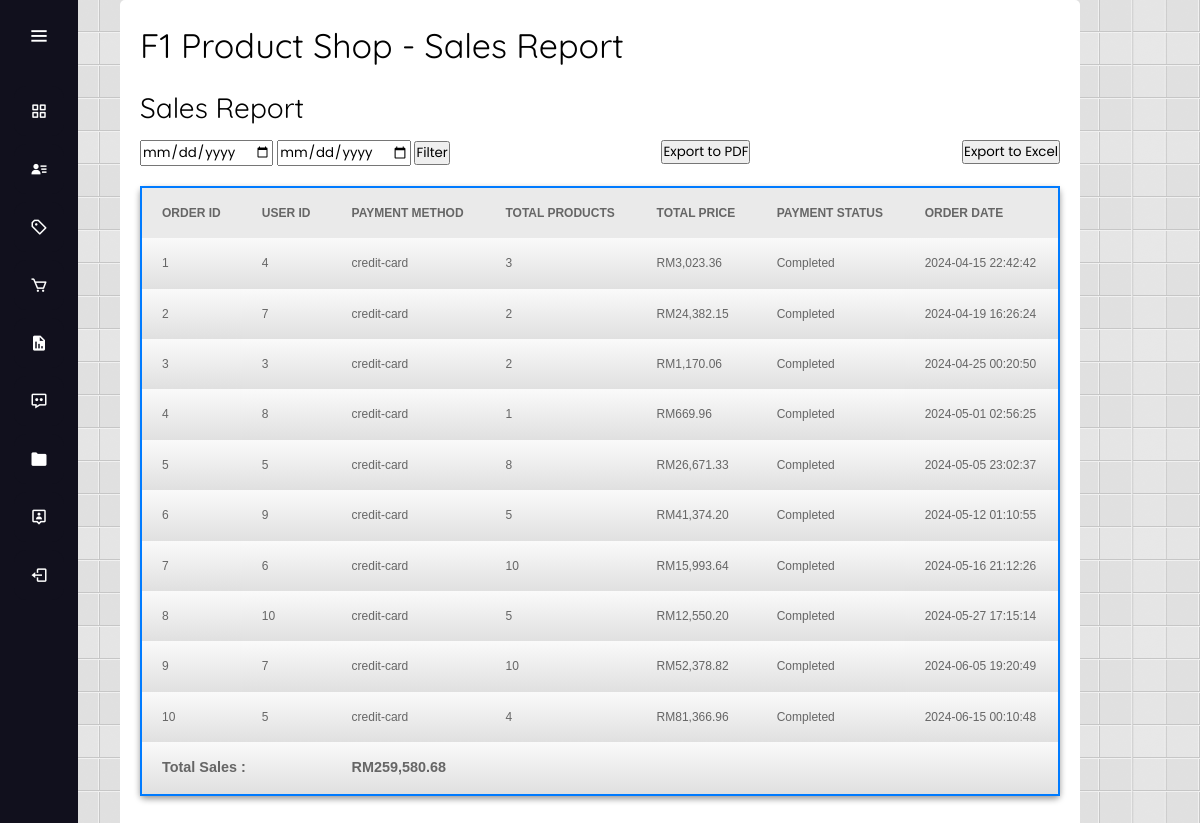
Page /admin_sales_report.php on the committed database.
### tables this page shows
CREATE TABLE `order_detail` (
  `order_id` int(11) NOT NULL,
  `user_id` int(11) NOT NULL,
  `name` varchar(100) NOT NULL,
  `address` varchar(255) NOT NULL,
  `phone` varchar(15) NOT NULL,
  `payment_method` varchar(20) NOT NULL,
  `total_price` decimal(12,2) NOT NULL,
  `payment_status` varchar(20) NOT NULL DEFAULT 'pending',
  `created_at` timestamp NOT NULL DEFAULT current_timestamp()
);

### admin_sales_report.php (the view, shortened to what this page needs)
<!DOCTYPE HTML>
<html>
<head>
    <link rel="stylesheet" type="text/css" media="screen" href="./css/style.css">
    <link rel="stylesheet" type="text/css" media="screen" href="./css/product.css">
    <link rel="stylesheet" type="text/css" media="screen" href="./css/report.css">
    <link rel="stylesheet" type="text/css" href="js/fancybox/jquery.fancybox.css" media="all">
</head>
<body>
    <?php
    include 'admin_sidebar.php';
    ?>
    <div id="container">
        <h1>F1 Product Shop - Sales Report</h1>
        <div class="report-list">
            <h2>Sales Report</h2>
            <div class="filter-wrapper">
                <form method="GET" action="" class="date-filters">
                    <input type="date" name="start_date" value="<?php echo isset($_GET['start_date']) ? $_GET['start_date'] : '' ?>">
                    <input type="date" name="end_date" value="<?php echo isset($_GET['end_date']) ? $_GET['end_date'] : '' ?>">
                    <input type="submit" value="Filter">
                </form>
                <form method="POST" action="export_pdf.php" target="_blank">
                    <input type="submit" name="pdf_creator" value="Export to PDF">
                </form>
                <form method="POST" action="export_excel.php">
                    <input type="submit" value="Export to Excel">
                </form>
            </div>
            <table class="report-table" border="1" width="1000px" height="100px">
                <tr>
                    <th>Order ID</th>
                    <th>User ID</th>
                    <th>Payment Method</th>
                    <th>Total Products</th>
                    <th>Total Price</th>
                    <th>Payment Status</th>
                    <th>Order Date</th>
                </tr>
                <?php
                $query = "SELECT
                            o.order_id,
                            o.user_id,
                            o.payment_method,
                            (SELECT SUM(quantity) FROM order_items WHERE order_id = o.order_id) AS total_product_quantity,
                            (SELECT SUM(quantity) FROM order_tickets WHERE order_id = o.order_id) AS total_ticket_quantity,
                            o.total_price,
                            o.payment_status,
                            o.created_at
                          FROM `order_detail` o
                          WHERE o.payment_status = 'completed'";
                $query .= " ORDER BY o.order_id ASC";
                $result = mysqli_query($connect, $query);
                $totalPrice = 0;
                if (mysqli_num_rows($result) > 0) {
                    while ($row = mysqli_fetch_assoc($result)) {
                        $totalProducts = $row["total_product_quantity"] + $row["total_ticket_quantity"];
                        echo "<tr>";
                        echo "<td>" . $row["order_id"] . "</td>";
                        echo "<td>" . $row["user_id"] . "</td>";
                        echo "<td>" . $row["payment_method"] . "</td>";
                        echo "<td>" . $totalProducts . "</td>";
                        echo "<td>RM" . number_format($row["total_price"], 2) . "</td>";
                        echo "<td>" . $row["payment_status"] . "</td>";
                        echo "<td>" . $row["created_at"] . "</td>";
                        echo "</tr>";
                        $totalPrice += $row["total_price"];
                    }
                } else {
                    echo "<tr><td colspan='7'>No sales records found.</td></tr>";
                }
                echo "<tr>";
                echo "<td colspan='2' align='left'><strong>Total Sales :</strong></td>";
                echo "<td colspan='5'><strong>RM" . number_format($totalPrice, 2) . "</strong></td>";
                echo "</tr>";
                ?>
            </table>
        </div>
    </div>
</body>
</html>

### css/style.css (style rules this page uses)
html,body,div,span,applet,object,iframe,h1,h2,h3,h4,h5,h6,p,blockquote,pre,a,abbr,acronym,address,big,cite,code,del,dfn,em,font,img,ins,kbd,q,s,samp,small,strike,strong,sub,sup,tt,var,dl,dt,dd,ol,ul,li,fieldset,form,label,legend,table,caption,tbody,tfoot,thead,tr,th,td { margin:0;padding:0;border:0;outline:0;font-weight:inherit;font-style:inherit;font-family:inherit;vertical-align:baseline }
table { border-collapse:separate;border-spacing:0 }
caption,th,td { text-align:left;font-weight:400 }
html { font-size: 100%; }
body { font-family: Arial, Helvetica, sans-serif; font-size: .875em; line-height: 1.6em; background: #fff url(../images/body_bg.png) fixed; color: #666; }
#container { font-size: 1em; width:960px; background: #FFF; border-top-left-radius: 5px; border-top-right-radius: 5px; padding: 15px 20px; margin: auto; position: relative; clear: both }
h1, h2, h3, h4 { font-family: 'Quicksand', sans-serif; }
h1 { font-size: 34px; padding: 20px 0; color: #000 }
h2, h3 { margin: 20px 0; color: #000; font-weight: normal; text-transform:normal }
h2 { font-size: 2em }
strong { font-weight: bold; font-size: 1.2em }
table { background:#eaeaea; font-family: Arial, Helvetica, sans-serif; width: 100%; font-size: 12px; margin:20px 0; border-collapse: separate; border:#ccc 1px solid; -moz-border-radius:5px; -webkit-border-radius:5px; border-radius:5px; -moz-box-shadow:0 3px 6px rgba(0, 0, 0, 0.4); box-shadow:0 3px 6px rgba(0, 0, 0, 0.4) }
table th { padding:14px 20px; text-transform:uppercase; font-weight: bold }
table td { background-image: -moz-linear-gradient(top, #fafafa, #E0E0E0); background-image: -webkit-gradient(linear, 0% 0%, 0% 100%, from(#fafafa), to(#E0E0E0)); background-image: -webkit-linear-gradient(top, #fafafa, #E0E0E0); background-image: -ms-linear-gradient(top, #fafafa, #E0E0E0); background-image: -o-linear-gradient(top, #fafafa, #E0E0E0); filter: progid:DXImageTransform.Microsoft.gradient(startColorstr='#fafafa', endColorstr='#E0E0E0'); padding: 14px 20px }
table tr:last-child td:first-child { -moz-border-radius-bottomleft: 5px; -webkit-border-bottom-left-radius: 5px; border-bottom-left-radius: 5px }
table tr:last-child td:last-child { -moz-border-radius-bottomright: 5px; -webkit-border-bottom-right-radius:5px; border-bottom-right-radius: 5px }

### css/product.css (style rules this page uses)
.report-table { width: 100%; border-collapse: collapse; margin-bottom: 20px; border: 2px solid #007bff; border-radius: 5px; }

### css/report.css (style rules this page uses)
.filter-wrapper { display: flex; justify-content: space-between; align-items: flex-start; }

### css/admin_sidebar.css (style rules this page uses)
* { margin: 0; padding: 0; box-sizing: border-box; font-family: "Poppins", sans-serif; }

### rows in the picture
order_detail: order_id "1", user "4", payment_method "credit-card", totalProducts "3", total_price "3,023.36", payment_status "Completed", created_at "2024-04-15 22:42:42"
order_detail: order_id "2", user "7", payment_method "credit-card", totalProducts "2", total_price "24,382.15", payment_status "Completed", created_at "2024-04-19 16:26:24"
order_detail: order_id "3", user "3", payment_method "credit-card", totalProducts "2", total_price "1,170.06", payment_status "Completed", created_at "2024-04-25 00:20:50"
order_detail: order_id "4", user "8", payment_method "credit-card", totalProducts "1", total_price "669.96", payment_status "Completed", created_at "2024-05-01 02:56:25"
order_detail: order_id "5", user "5", payment_method "credit-card", totalProducts "8", total_price "26,671.33", payment_status "Completed", created_at "2024-05-05 23:02:37"
order_detail: order_id "6", user "9", payment_method "credit-card", totalProducts "5", total_price "41,374.20", payment_status "Completed", created_at "2024-05-12 01:10:55"
order_detail: order_id "7", user "6", payment_method "credit-card", totalProducts "10", total_price "15,993.64", payment_status "Completed", created_at "2024-05-16 21:12:26"
order_detail: order_id "8", user "10", payment_method "credit-card", totalProducts "5", total_price "12,550.20", payment_status "Completed", created_at "2024-05-27 17:15:14"
order_detail: order_id "9", user "7", payment_method "credit-card", totalProducts "10", total_price "52,378.82", payment_status "Completed", created_at "2024-06-05 19:20:49"
order_detail: order_id "10", user "5", payment_method "credit-card", totalProducts "4", total_price "81,366.96", payment_status "Completed", created_at "2024-06-15 00:10:48"

### other values in the picture
$totalPrice "259,580.68"
